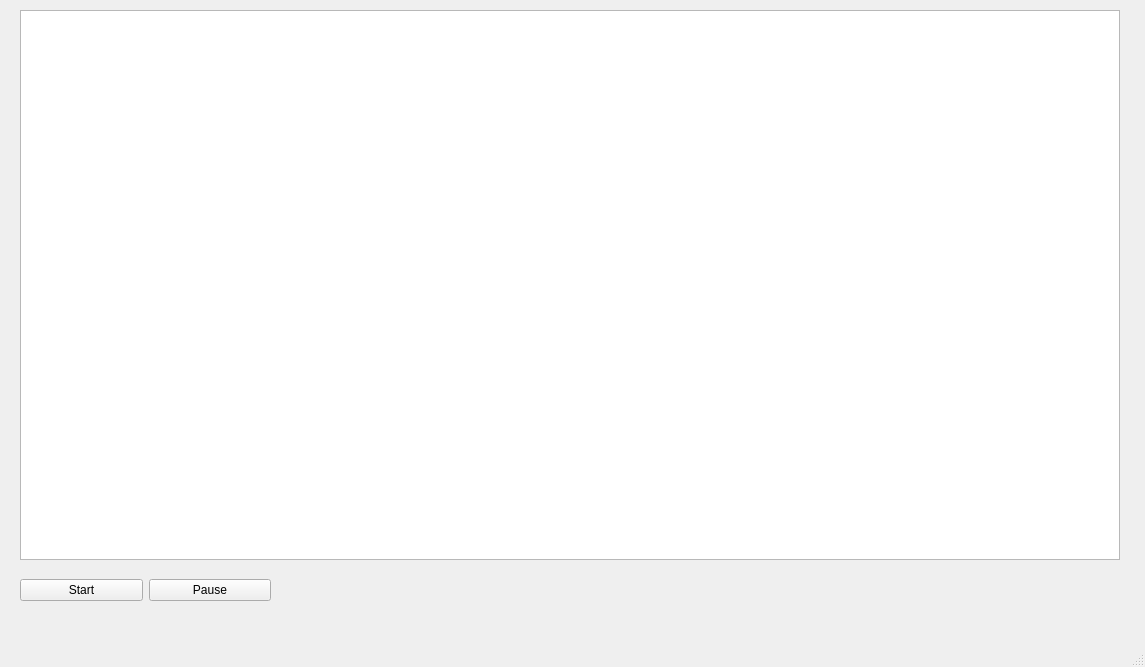
<?xml version="1.0" encoding="UTF-8"?>
<ui version="4.0">
 <class>MainWindow</class>
 <widget class="QMainWindow" name="MainWindow">
  <property name="geometry">
   <rect>
    <x>0</x>
    <y>0</y>
    <width>1145</width>
    <height>667</height>
   </rect>
  </property>
  <property name="windowTitle">
   <string>MainWindow</string>
  </property>
  <widget class="QWidget" name="centralwidget">
   <widget class="QGraphicsView" name="graphicsView">
    <property name="geometry">
     <rect>
      <x>20</x>
      <y>10</y>
      <width>1100</width>
      <height>550</height>
     </rect>
    </property>
   </widget>
   <widget class="QWidget" name="horizontalLayoutWidget">
    <property name="geometry">
     <rect>
      <x>20</x>
      <y>550</y>
      <width>251</width>
      <height>80</height>
     </rect>
    </property>
    <layout class="QHBoxLayout" name="horizontalLayout">
     <item>
      <widget class="QPushButton" name="Start">
       <property name="text">
        <string>Start</string>
       </property>
      </widget>
     </item>
     <item>
      <widget class="QPushButton" name="Pause">
       <property name="text">
        <string>Pause</string>
       </property>
      </widget>
     </item>
    </layout>
   </widget>
  </widget>
  <widget class="QMenuBar" name="menubar">
   <property name="geometry">
    <rect>
     <x>0</x>
     <y>0</y>
     <width>1145</width>
     <height>21</height>
    </rect>
   </property>
  </widget>
  <widget class="QStatusBar" name="statusbar"/>
 </widget>
 <resources/>
 <connections/>
</ui>
